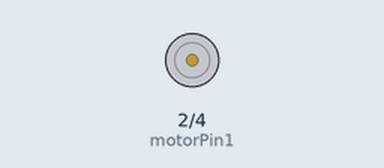
Recording of a sketch running on a simulated ESP8266 (NodeMCU). On the bench: motor-driver pin pairs drawn as motors (green arrow = first pin HIGH = forward, orange = second pin HIGH = backward, longer = more drive, scaled by the enable pin).

Above: at 1.0 s.
At 4.5 s:
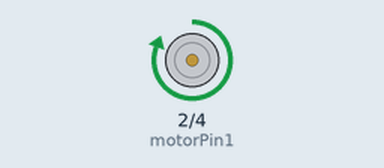
At 11.5 s:
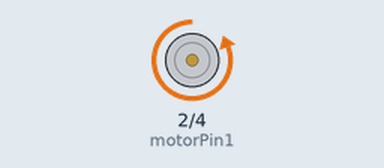
Timing chart, 0 to 20.8 s (numbered marks = the images above):
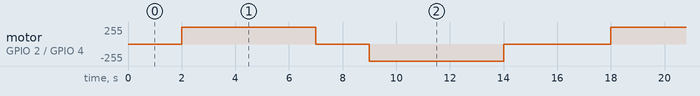

Measured:
- by itself, motor on GPIO 2 (motorPin1) / GPIO 4 (motorPin2): repeats every 16.0 s: stopped 2.0 s, backward 255/255 5.0 s, stopped 4.0 s, forward 255/255 5.0 s

The sketch:

motor_drive.ino
```cpp
// Connect to L293D input 1 (e.g., IN1) - GPIO2 (D4) on ESP32 (NodeMCU)
const int motorPin1 = 2;

// Connect to L293D input 2 (e.g., IN2) - GPIO4 (D2) on ESP32 (NodeMCU)
const int motorPin2 = 4;

// Connect to L293D enable pin (e.g., ENA) - GPIO5 (D1) on ESP32 (NodeMCU)
const int enablePin = 5;

const int MAX_DISTANCE = 200; // Maximum distance to measure in centimeters format

void setup() {
  pinMode(motorPin1, OUTPUT);
  pinMode(motorPin2, OUTPUT);
  pinMode(enablePin, OUTPUT);

  // Initialize motor in the OFF state
  digitalWrite(motorPin1, LOW);
  digitalWrite(motorPin2, LOW);
  digitalWrite(enablePin, LOW);
}

void loop() {
  // Rotate the motor clockwise for 2 seconds
  delay(2000);
  digitalWrite(motorPin1, HIGH);
  digitalWrite(motorPin2, LOW);
  digitalWrite(enablePin, HIGH);  // Enable the motor
  delay(5000);  // 2 seconds
  digitalWrite(enablePin, LOW);  // Disable the motor
  delay(2000);
  // Rotate the motor counterclockwise for 2 seconds
  digitalWrite(motorPin1, LOW);
  digitalWrite(motorPin2, HIGH);
  digitalWrite(enablePin, HIGH);  // Enable the motor
  delay(5000);  // 2 seconds
  digitalWrite(enablePin, LOW);
  delay(2000); // Disable the motor
}
```
